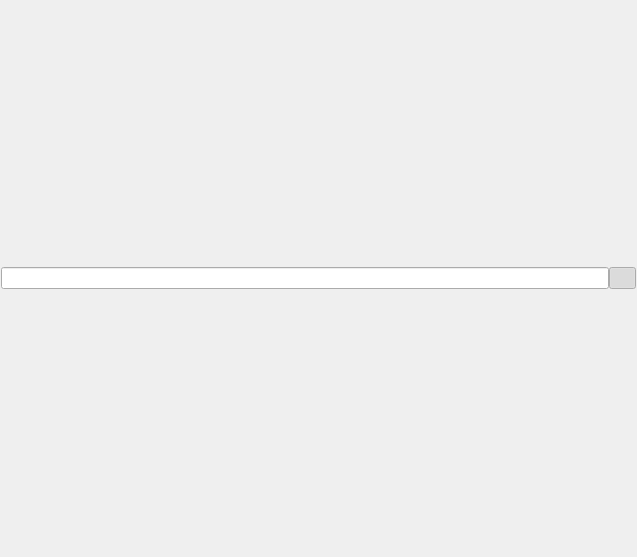
<?xml version="1.0" encoding="UTF-8"?>
<ui version="4.0">
 <class>Web</class>
 <widget class="QWidget" name="Web">
  <property name="geometry">
   <rect>
    <x>0</x>
    <y>0</y>
    <width>637</width>
    <height>557</height>
   </rect>
  </property>
  <property name="windowTitle">
   <string>Web</string>
  </property>
  <layout class="QVBoxLayout" name="verticalLayout">
   <property name="spacing">
    <number>0</number>
   </property>
   <property name="margin">
    <number>1</number>
   </property>
   <item>
    <layout class="QHBoxLayout" name="header_layout">
     <item>
      <widget class="QLineEdit" name="url_lineedit"/>
     </item>
     <item>
      <widget class="QPushButton" name="reload_button">
       <property name="maximumSize">
        <size>
         <width>27</width>
         <height>16777215</height>
        </size>
       </property>
       <property name="text">
        <string/>
       </property>
       <property name="checkable">
        <bool>true</bool>
       </property>
       <property name="checked">
        <bool>true</bool>
       </property>
      </widget>
     </item>
    </layout>
   </item>
  </layout>
 </widget>
 <resources/>
 <connections/>
</ui>
